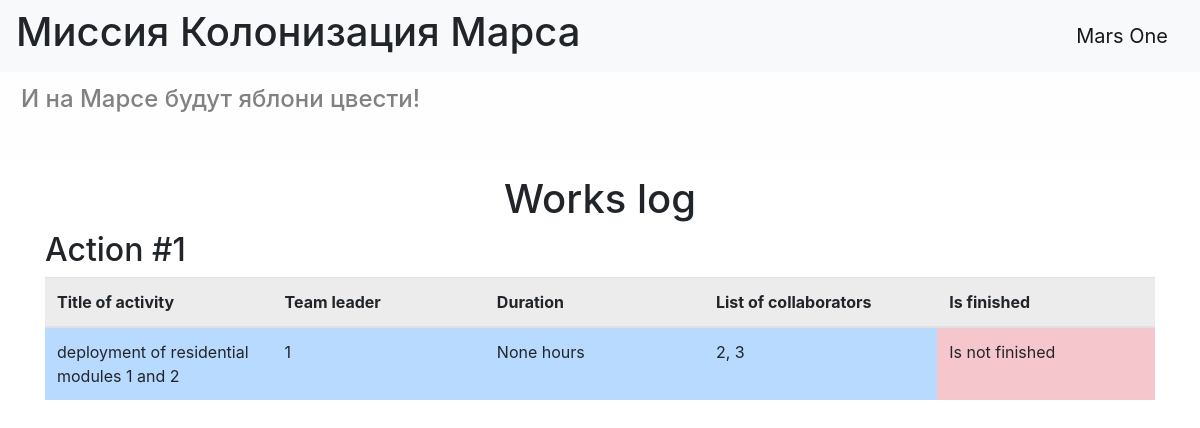
Before: / with the older database file.
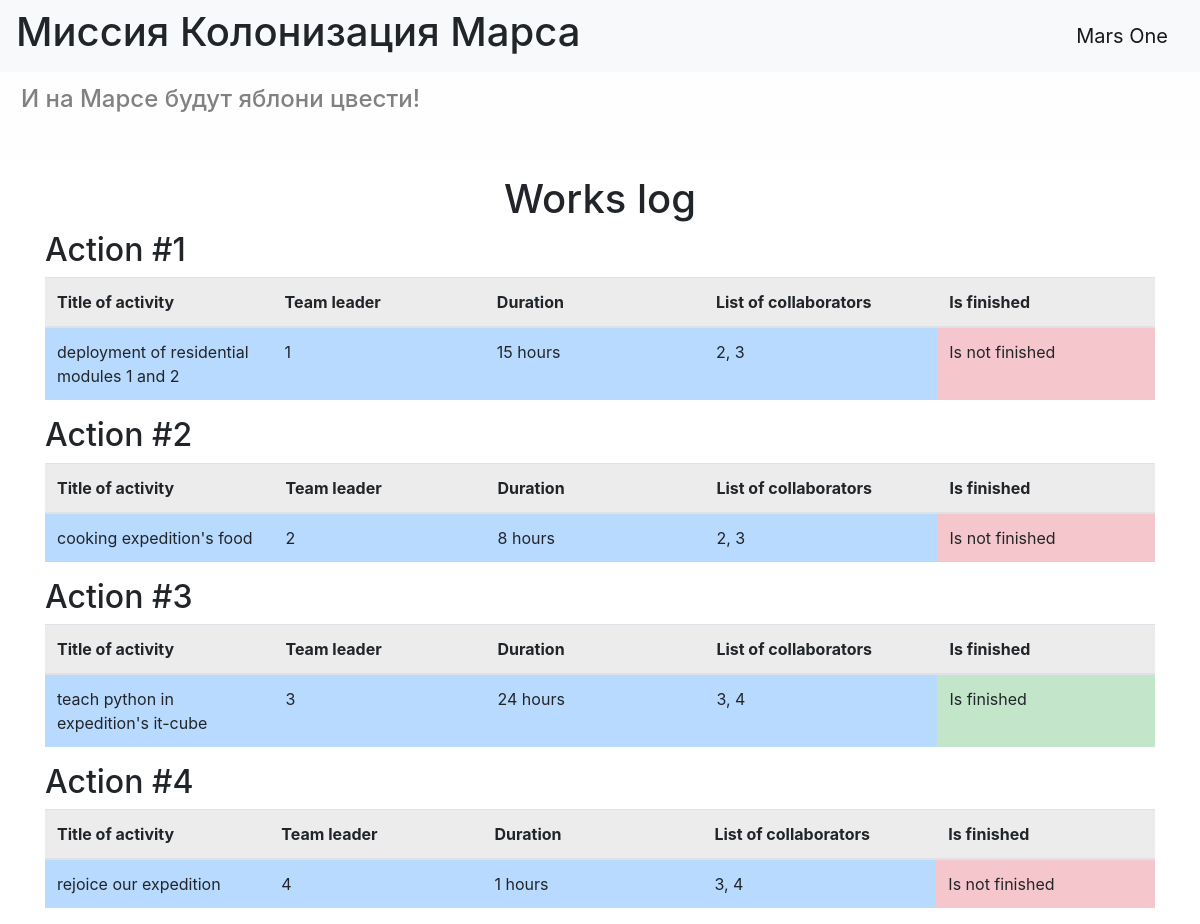
After: the same page with the newer database file.
### data/jobs.py (models this page shows)
class Jobs(SqlAlchemyBase):
    __tablename__ = 'jobs'
    id = sqlalchemy.Column(sqlalchemy.Integer,
                           primary_key=True, autoincrement=True)
    team_leader = sqlalchemy.Column(sqlalchemy.Integer,
                                    sqlalchemy.ForeignKey("users.id"))
    job = sqlalchemy.Column(sqlalchemy.String, nullable=True)
    worksize = sqlalchemy.Column(sqlalchemy.Integer)
    collaborators = sqlalchemy.Column(sqlalchemy.String, nullable=True)
    start_date = sqlalchemy.Column(sqlalchemy.DateTime)
    end_date = sqlalchemy.Column(sqlalchemy.DateTime)
    is_finished = sqlalchemy.Column(sqlalchemy.Boolean)
    user = orm.relation('User')

### main.py (the view)
@app.route('/')
def index():
    db_sess = db_session.create_session()
    jobs = db_sess.query(Jobs).all()
    return render_template("index.html", jobs=jobs, title="Work logs")

### data/db_session.py (called while the page is built)
def create_session() -> Session:
    global __factory
    return __factory()

### templates/index.html
{% extends "base.html" %}
{% block content %}
<h1 align="center">Works log</h1>
{% for job in jobs %}
<h2>Action #{{ job.id }}</h2>
<table class="table">
  <thead class="table-active">
    <tr>
        <th scope="col" width=300 height="30">Title of activity</th>
        <th scope="col" width=300 height="30">Team leader</th>
        <th scope="col" width=300 height="30">Duration</th>
        <th scope="col" width=300 height="30">List of collaborators</th>
        <th scope="col" width=300 height="30">Is finished</th>
    </tr>
  </thead>
  <tbody class="table-primary">
    <tr>
        <td>{{ job.job }}</td>
        <td>{{ job.team_leader }}</td>
        <td>{{ job.worksize }} hours</td>
        <td>{{ job.collaborators }}</td>
        {% if job.is_finished %}
        <td class="table-success">Is finished</td>
        {% else %}
        <td class="table-danger">Is not finished</td>
        {% endif %}
    </tr>
  </tbody>
</table>
{% endfor %}
{% endblock %}

### templates/base.html (shortened to what this page needs)
<!doctype html>
<html lang="en">
<head>
    <link rel="stylesheet"
          href="https://stackpath.bootstrapcdn.com/bootstrap/4.4.1/css/bootstrap.min.css"
>
    <link rel="stylesheet" type="text/css" href=css_file>
</head>
<body>
<header>
    <nav class="navbar navbar-light bg-light">
        <h1>Миссия Колонизация Марса</h1>
        <a class="navbar-brand" href="#">Mars One</a>
    </nav>
</header>
<div class="alert alert-light" role="alert">
    <h4>И на Марсе будут яблони цвести!</h4><br>
</div>
<main role="main" class="container">
    {% block content %}{% endblock %}
</main>
</body>
</html>

Changed rows visible on the page:
changed Jobs "deployment of residential modules 1 and 2": worksize "None" → "15"
added Jobs: id "2", job "cooking expedition's food", team_leader "2", worksize "8", collaborators "2, 3", is_finished "Is not finished"
added Jobs: id "3", job "teach python in expedition's it-cube", team_leader "3", worksize "24", collaborators "3, 4", is_finished "Is finished"
added Jobs: id "4", job "rejoice our expedition", team_leader "4", worksize "1", collaborators "3, 4", is_finished "Is not finished"
